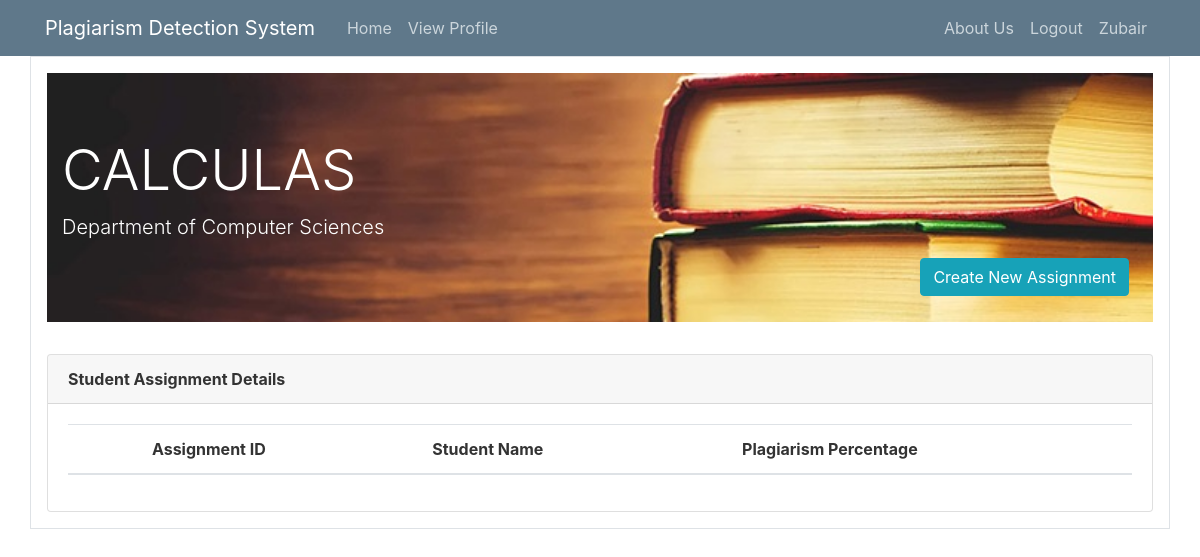
Before: /detail_page/Calculas/ (signed in) with the older database file.
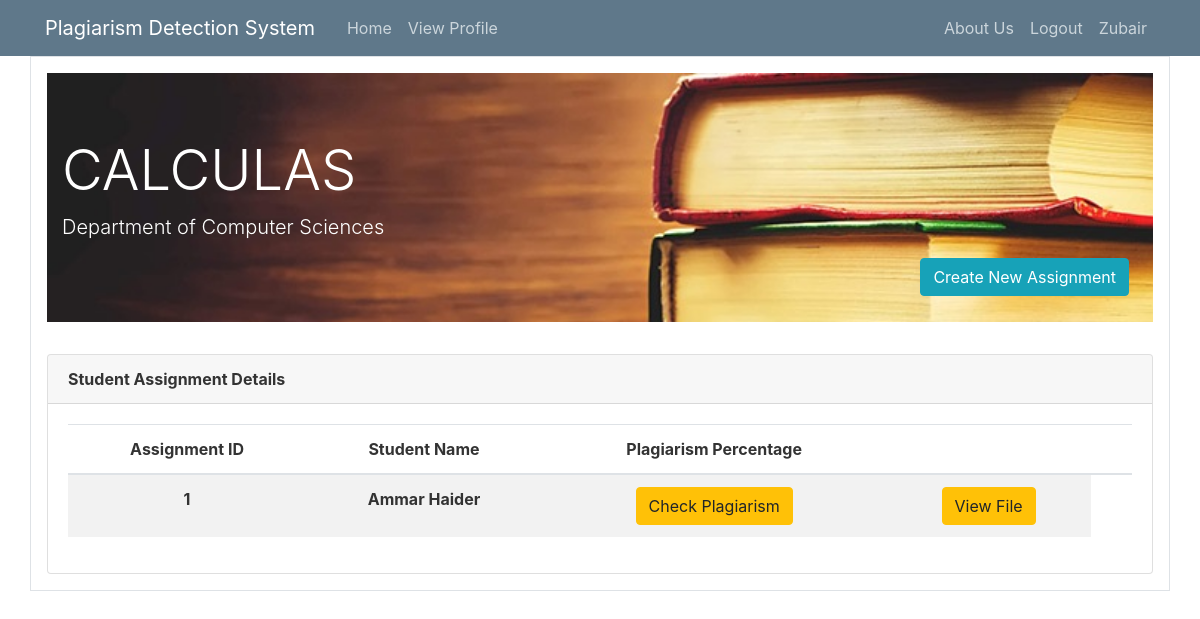
After: the same page with the newer database file.
### lms/models.py (models this page shows, shortened)
class User(db.Model, UserMixin):
    id = db.Column(db.Integer, primary_key=True)
    name = db.Column(db.String(30), unique=False, nullable=False)
    username = db.Column(db.String(20), unique=True, nullable=False)
    email = db.Column(db.String(120), unique=True, nullable=False)
    mobile_no = db.Column(db.String(120), unique=True, nullable=True)
    address = db.Column(db.String(20), unique=False, nullable=True)
    user_category = db.Column(db.String(20), unique=False, nullable=False)
    image_file = db.Column(db.String(20), nullable=False, default='default.jpg')
    password = db.Column(db.String(60), nullable=False)

class AssignmentSubmitted(db.Model, UserMixin):
    id = db.Column(db.Integer, primary_key=True)
    student_username = db.Column(db.String(20), unique=False, nullable=False)
    course = db.Column(db.String(20), unique=False, nullable=False)
    plag_percentage = db.Column(db.Integer, nullable=True)
    assignment_file = db.Column(db.String(50), nullable=False)

### lms/routes.py (the view, shortened to what this page needs)
@app.route('/detail_page/<course>/', methods=['GET', 'POST'])
@login_required
def detail_page(course):
    as_form = AssignmentSubmissionForm()
    na_form = CreateNewAssignment()
    headings = ['Assignment ID', 'Student Name', 'Plagiarism Percentage', '', '']
    sheadings = ['Assignment ID', 'Title', ' Due Date', 'Marks Obtained', '']
    assignments = NewAssignments.query.filter_by(course=course).all()
    assignments_list = [(i.id, i.description)for i in assignments]
    as_form.assignment.choices = assignments_list
    data = AssignmentSubmitted.query.filter_by(course=course).all()
    data2 = NewAssignments.query.filter_by(course=course).all()
    if current_user.user_category == 'Teacher':
        if na_form.validate_on_submit():
            if na_form.assignment_file.data:
                file_name = save_assignment(na_form.assignment_file.data)
                file = NewAssignments(description=na_form.description.data, due_date=na_form.due_date.data, course=course, assignment_file=file_name)
                db.session.add(file)
                db.session.commit()
                return redirect(url_for('detail_page', course=course))
    return render_template('detail_page.html', form=as_form, form2=na_form, course=course, headings=headings, data=data, data2=data2, sheadings=sheadings)

### lms/models.py (called while the page is built)
@login_manager.user_loader
def load_user(user_id):
    return User.query.get(int(user_id))

### lms/templates/detail_page.html (shortened to what this page needs)
{% extends "layout.html" %}
{% block content %}
<div class="container clearfix border p-3">
    <div class="jumbotron jumbotron-fluid text-white" style="background-image: url({{ url_for('static', filename='jumbo.jpg')}}); background-size: cover;">
        <div class="container">
        <h2 class="display-4 text-white">{{course|upper()}}</h2>
        <p class="lead">Department of Computer Sciences</p>
        </div>
        {%  with user_category = current_user.user_category %}
            {% if user_category == 'Teacher' %}
            <button type="button" class="btn btn-info float-right mr-4" data-toggle="modal" data-target="#create_new_assignment">
              Create New Assignment
            </button>
            {% endif %}
        {% endwith %}
    </div>
   {%  with user_category = current_user.user_category %}
    {% if user_category == 'Student' %}
    <div class="row">
        <div class="col-9">
            <div class="card">
                <div class="card-header font-weight-bold">
                    Assignments Detail
                </div>
                <div class="card-body text-center">
                    <table class="table table-hover table-striped">
                        <thead>
                            <tr>
                                {% for heading in sheadings %}
                              <th scope="col">{{ heading }}</th>
                                {% endfor %}
                            </tr>
                          </thead>
                        <tbody>
                        {% for row in data2 %}
                        <tr>
                            <th scope="row">{{ row.id }}</th>
                            <th scope="row">{{ row.description }}</th>
                            <th scope="row">{{ row.due_date }}</th>
                            <th scope="row">Not Marked</th>
                            <th scope="row">
                                <a href="#" class="btn btn-warning btn-xs">Download</a>
                            </th>
                        </tr>
                        {% endfor %}
                        </tbody>
                    </table>
                </div>
            </div>
        </div>
        <div class="col-3">
            <div class="card">
              <div class="card-header font-weight-bold">
                Submit Assignment
              </div>
              <div class="card-body">
                <form method="POST" action="" enctype="multipart/form-data">
                    {{ form.hidden_tag() }}
                    <fieldset class="form-group">
                        <div class="form-group">
                            {{ form.assignment.label(class="form-control-label") }}
                            {% if form.assignment.errors %}
                                {{ form.assignment(class="form-control form-control-sm is-invalid") }}
                            <div class="invalid-feedback">
                                {% for error in form.assignment.errors %}
                                    <span>{{ error }}</span>
                                {% endfor %}
                            </div>
                        {% else %}
                            {{ form.assignment(class="form-control form-control-sm") }}
                        {% endif %}
                    </div>
                        <div class="form-group">
                        {{ form.assignment_file.label(class="form-control-label") }}
                        {{ form.assignment_file(class="form-control-file") }}
                        {% if form.assignment_file.errors %}
                            {% for error in form.assignment_file.errors %}
                                <span class="text-danger">{{ error }}</span></br>
                            {% endfor %}
                        {% endif %}
                    </div>
                    </fieldset>
                    <div class="form-group text-center">
                    {{ form.submit(class="btn btn-info") }}
                </div>
              </form>
              </div>
            </div>
        </div>
    </div>
    <br>
    {% elif user_category == 'Teacher' %}
        <div class="card mt-4">
            <div class="card-header font-weight-bold">
                Student Assignment Details
            </div>
            <div class="card-body text-center">
                <div class="table-responsive">
                    <table class="table table-hover table-striped">
                        <thead>
                            <tr>
                        {% for heading in headings %}
                      <th scope="col">{{ heading }}</th>
                        {% endfor %}
                    </tr>
                        </thead>
                        <tbody>
                            {% for row in data %}
                            <tr>
                                <th scope="row">{{ row.id }}</th>
                                <th scope="row">{{ row.student_username }}</th>
                                <th scope="row">
                                    <a href="#" class="btn btn-warning btn-xs">Check Plagiarism</a>
                                </th>
                                <th scope="row">
                                    <a href="#" class="btn btn-warning btn-xs">View File</a>
                                </th>
                            </tr>
                            {% endfor %}
                        </tbody>
                    </table>
                </div>
            </div>
        </div>
    {% endif %}
    {% endwith %}
</div>
{% endblock content %}

### lms/templates/layout.html (shortened to what this page needs)
<!DOCTYPE html>
<html lang="en">
<head>
    <link rel="stylesheet" href="https://maxcdn.bootstrapcdn.com/bootstrap/4.0.0/css/bootstrap.min.css">
	<link rel="stylesheet" type="text/css" href="{{ url_for('static', filename='main.css') }}">
</head>
<body style="background: #ffffff">
    <header class="site-header">
      <nav class="navbar navbar-expand-md navbar-dark bg-steel">
        <div class="container">
          <a class="navbar-brand mr-4" href="{{ url_for('home') }}">Plagiarism Detection System</a>
          <div class="collapse navbar-collapse" id="navbarToggle">
            <div class="navbar-nav mr-auto">
              <a class="nav-item nav-link" href="{{ url_for('home') }}">Home</a>
                <a class="nav-item nav-link" href="{{ url_for('user_profile') }}">View Profile</a>
            </div>
            <div class="navbar-nav">
                <a class="nav-item nav-link" href="#">About Us</a>
                <a class="nav-item nav-link" href="{{ url_for('logout') }}">Logout</a>
                {% if current_user.is_authenticated %}
                    <a class="nav-item nav-link">{{current_user.username[0]|upper}}{{current_user.username[1:]}}</a>
                {% endif %}
            </div>
          </div>
        </div>
      </nav>
    </header>
    {% block content %} {% endblock %}
</body>
</html>

### lms/static/main.css (style rules this page uses)
body { background: #fafafa; color: #333333; }
h1, h2, h3, h4, h5, h6 { color: #444444; }
.bg-steel { background-color: #5f788a; }
.site-header .navbar-nav .nav-link { color: #cbd5db; }

Changed rows visible on the page:
added AssignmentSubmitted: id "1", student_username "Ammar Haider"
